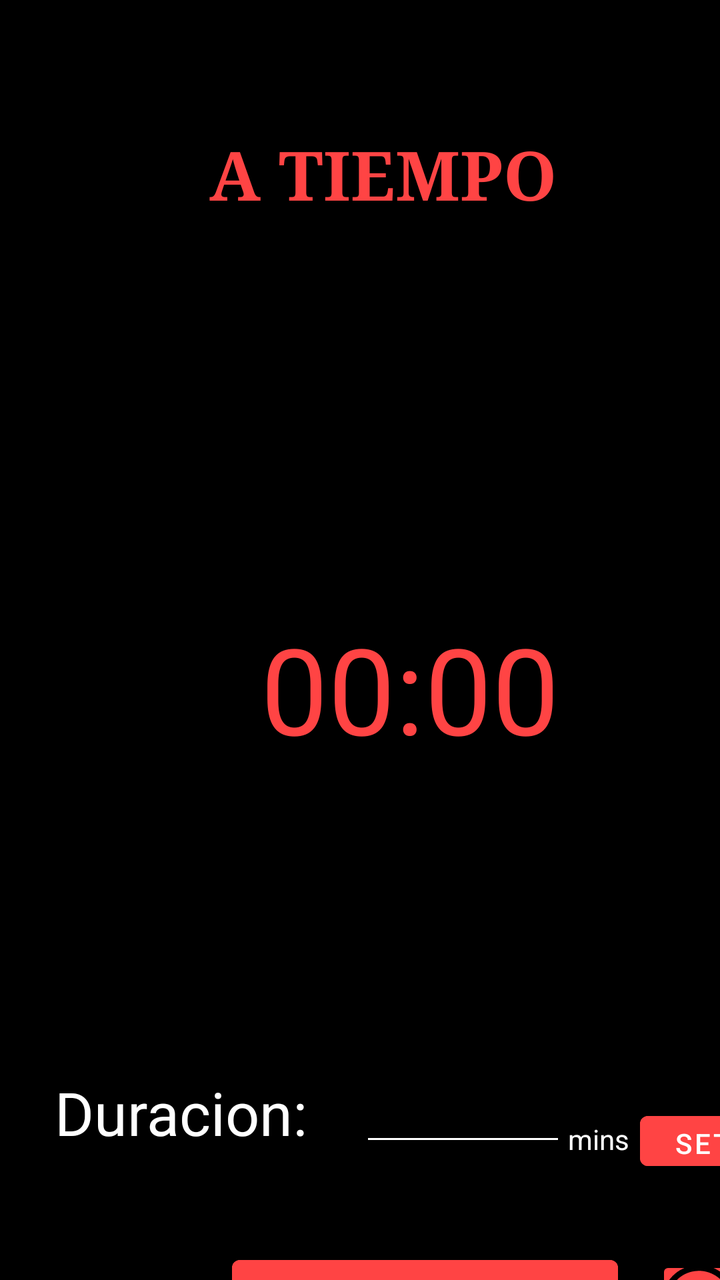
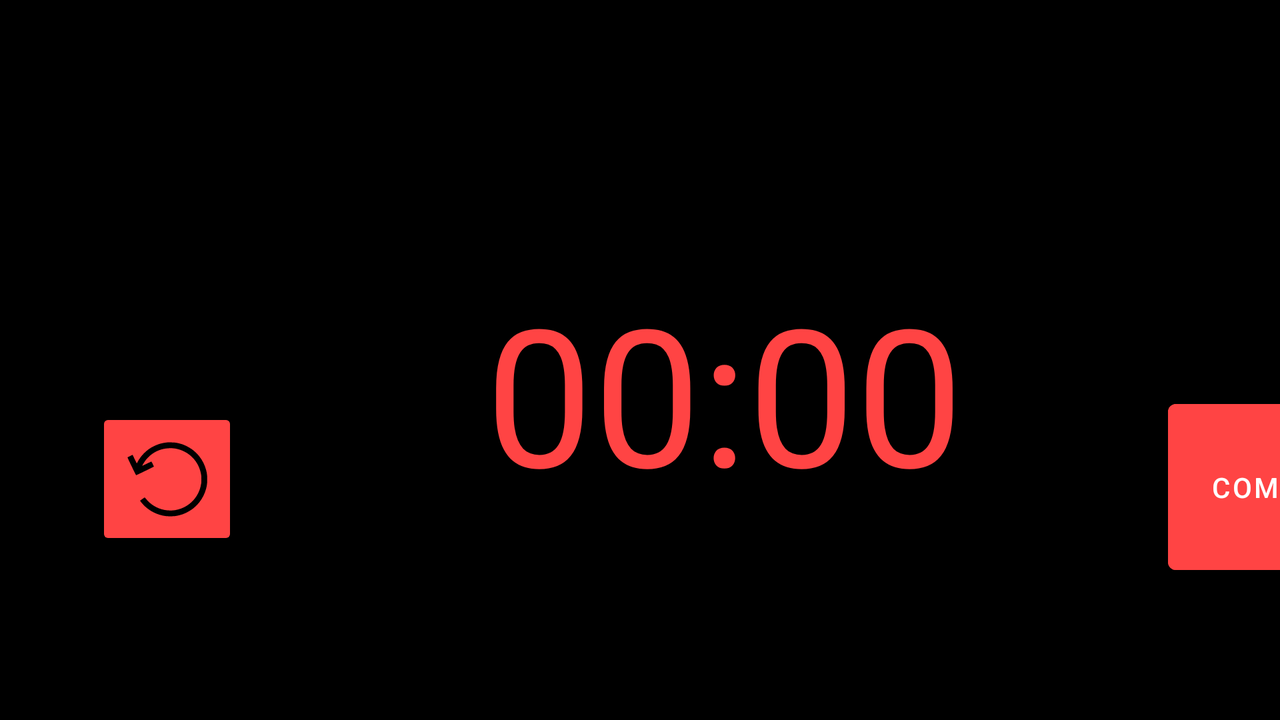

Two renders of one Android screen. The first uses the default layout on a phone; the second uses the alternative layout the repository ships for a different screen configuration, on a matching device. The two XML files are below.
<!-- AndroidManifest.xml: application theme Theme.TrainningTimer -->
<!-- res/layout/layout_fortime.xml -->
<?xml version="1.0" encoding="utf-8"?>
<androidx.constraintlayout.widget.ConstraintLayout xmlns:android="http://schemas.android.com/apk/res/android"
    xmlns:app="http://schemas.android.com/apk/res-auto"
    xmlns:tools="http://schemas.android.com/tools"
    android:layout_width="match_parent"
    android:layout_height="match_parent"
    android:background="#000000">


    <ProgressBar
        android:id="@+id/progressBar_fortime"
        style="?android:attr/progressBarStyleHorizontal"
        android:layout_width="270dp"
        android:layout_height="270dp"
        android:layout_centerInParent="true"
        android:layout_marginStart="68dp"
        android:layout_marginTop="228dp"
        android:background="@drawable/circulo_2_fortime"
        android:indeterminate="false"
        android:max="100"
        android:progress="100"
        android:progressDrawable="@drawable/circulo_1_fortime"
        android:rotation="-90"
        app:layout_constraintStart_toStartOf="parent"
        app:layout_constraintTop_toTopOf="parent" />

    <TextView
        android:id="@+id/textview_p_fortime2"
        android:layout_width="247dp"
        android:layout_height="80dp"
        android:layout_marginStart="68dp"
        android:layout_marginTop="64dp"
        android:fontFamily="serif"
        android:text="@string/textview_p_fortime"
        android:textAlignment="center"
        android:textColor="@android:color/holo_red_light"
        android:textSize="34sp"
        android:textStyle="bold"
        app:layout_constraintStart_toStartOf="parent"
        app:layout_constraintTop_toTopOf="parent" />

    <TextView
        android:id="@+id/teview_tiempo"
        android:layout_width="154dp"
        android:layout_height="78dp"
        android:layout_marginStart="128dp"
        android:layout_marginTop="304dp"
        android:text="00:00"
        android:textAlignment="center"
        android:textColor="@android:color/holo_red_light"
        android:textSize="60sp"
        app:layout_constraintStart_toStartOf="parent"
        app:layout_constraintTop_toTopOf="parent" />

    <TextView
        android:id="@+id/teView_timeCap"
        android:layout_width="149dp"
        android:layout_height="38dp"
        android:layout_marginStart="16dp"
        android:layout_marginTop="536dp"
        android:text="@string/textview2_p_amrap"
        android:textAlignment="center"
        android:textColor="#FFFFFF"
        android:textSize="30sp"
        app:layout_constraintStart_toStartOf="parent"
        app:layout_constraintTop_toTopOf="parent" />

    <EditText
        android:id="@+id/et_fortime"
        android:layout_width="103dp"
        android:layout_height="42dp"
        android:layout_marginStart="180dp"
        android:layout_marginTop="536dp"
        android:backgroundTint="#FFFFFF"
        android:ems="10"
        android:inputType="number"
        android:textColor="#FFFFFF"
        app:layout_constraintStart_toStartOf="parent"
        app:layout_constraintTop_toTopOf="parent"
        tools:ignore="SpeakableTextPresentCheck,TouchTargetSizeCheck" />

    <Button
        android:id="@+id/ft_PlayStop"
        android:layout_width="193dp"
        android:layout_height="50dp"
        android:layout_marginStart="116dp"
        android:layout_marginTop="624dp"
        android:backgroundTint="@android:color/holo_red_light"
        android:text="@string/button_stop_play_amrap"
        app:layout_constraintStart_toStartOf="parent"
        app:layout_constraintTop_toTopOf="parent"
        tools:ignore="SpeakableTextPresentCheck" />

    <ImageButton
        android:id="@+id/ft_restart"
        android:layout_width="40dp"
        android:layout_height="46dp"
        android:layout_marginStart="328dp"
        android:layout_marginTop="628dp"
        android:backgroundTint="@android:color/holo_red_light"
        android:src="@drawable/ic_restart"
        app:layout_constraintStart_toStartOf="parent"
        app:layout_constraintTop_toTopOf="parent"
        tools:ignore="SpeakableTextPresentCheck,TouchTargetSizeCheck" />

    <TextView
        android:id="@+id/ft_tv_mins"
        android:layout_width="45dp"
        android:layout_height="16dp"
        android:layout_marginStart="284dp"
        android:layout_marginTop="560dp"
        android:text="mins"
        android:textColor="#FFFFFF"
        app:layout_constraintStart_toStartOf="parent"
        app:layout_constraintTop_toTopOf="parent" />

    <Button
        android:id="@+id/ft_b_set"
        android:layout_width="63dp"
        android:layout_height="37dp"
        android:layout_marginStart="320dp"
        android:layout_marginTop="552dp"
        android:backgroundTint="@android:color/holo_red_light"
        android:text="SET"
        app:layout_constraintStart_toStartOf="parent"
        app:layout_constraintTop_toTopOf="parent"
        tools:ignore="TouchTargetSizeCheck" />


</androidx.constraintlayout.widget.ConstraintLayout>
<!-- resources referenced by this layout -->
<resources>
  <!-- drawable ic_restart (drawable) -->
  <vector android:height="40dp" android:viewportHeight="512"
      android:viewportWidth="512" android:width="40dp" xmlns:android="http://schemas.android.com/apk/res/android">
      <path android:fillColor="#000000"
          android:pathData="M251,20.1c-31.8,3.9 -54.7,10.6 -81.5,23.9 -25.6,12.6 -42.1,24.5 -63.1,45.5 -16.6,16.6 -32,37.7 -41.9,57.4 -2,4 -4,7 -4.4,6.5 -0.4,-0.5 -6.5,-12.9 -13.6,-27.5l-12.8,-26.7 -15.2,7.3c-8.4,4 -16,7.7 -16.9,8.2 -1.3,0.7 2.5,9.3 25.9,57.8 17.4,36.2 28,57 28.9,57 2.4,-0 113.6,-53.9 113.6,-55.1 0,-1.5 -14.9,-31.8 -15.8,-32.2 -0.5,-0.1 -13.8,6 -29.8,13.7 -15.9,7.6 -29.1,13.7 -29.3,13.5 -0.8,-0.7 13.6,-24.5 20.3,-33.4 24.5,-32.8 59.2,-57.5 98.3,-70 28.4,-9.1 65.9,-11.9 93.7,-6.9 86.8,15.4 151.9,82 165.1,169 2.2,13.8 2.2,42 0,55.8 -9.1,59.7 -42.5,110.5 -93.6,142.2 -20.5,12.7 -46,22.3 -71.4,26.8 -21,3.8 -49.5,3.2 -72.2,-1.4 -45,-9.1 -87.6,-34.9 -115.3,-69.9 -5.1,-6.5 -8.8,-10.2 -9.5,-9.8 -0.6,0.4 -7.5,5.2 -15.2,10.7l-14.1,9.9 3.1,4.5c6.6,9.2 21.9,26.1 30.9,34.1 17.9,16 34.8,27.4 55.3,37.5 22.2,10.9 45.3,18.2 70.5,22.1 16.1,2.6 51.9,2.6 68,0.1 14.5,-2.3 34.9,-7.5 47.6,-12.2 23.2,-8.5 50.9,-24.5 69.2,-39.8 9.8,-8.3 26.5,-25.2 33.7,-34.2 20.9,-26 36.8,-57.8 45,-89.9 5.4,-21.5 6.9,-34.2 6.9,-58.6 0,-24.4 -1.5,-37.1 -6.9,-58.6 -8.2,-32.1 -24.1,-63.9 -45,-89.9 -7.2,-9 -23.9,-25.9 -33.7,-34.2 -18.3,-15.3 -46,-31.3 -69.2,-39.8 -12.4,-4.6 -32.9,-9.9 -46.6,-12 -12.4,-1.9 -48,-2.8 -59,-1.4z" android:strokeColor="#00000000"/>
  </vector>
  <string name="button_stop_play_amrap">Comenzar</string>
  <string name="textview2_p_amrap">Duracion:</string>
  <string name="textview_p_fortime">A TIEMPO</string>
  <style name="Theme.TrainningTimer" parent="Theme.MaterialComponents.DayNight.DarkActionBar">
          
          <item name="colorPrimary">@color/purple_500</item>
          <item name="colorPrimaryVariant">@color/purple_700</item>
          <item name="colorOnPrimary">@color/white</item>
          
          <item name="colorSecondary">@color/teal_200</item>
          <item name="colorSecondaryVariant">@color/teal_700</item>
          <item name="colorOnSecondary">@color/black</item>
          
          <item name="android:statusBarColor" tools:targetApi="l">?attr/colorPrimaryVariant</item>
          
      </style>
</resources>
<!-- res/layout-land/layout_fortime.xml (the repository's variant of the layout above) -->
<!-- drawn on the phone turned sideways -->
<?xml version="1.0" encoding="utf-8"?>
<androidx.constraintlayout.widget.ConstraintLayout xmlns:android="http://schemas.android.com/apk/res/android"
    xmlns:app="http://schemas.android.com/apk/res-auto"
    xmlns:tools="http://schemas.android.com/tools"
    android:layout_width="match_parent"
    android:layout_height="match_parent"
    android:background="#000000">


    <ProgressBar
        android:id="@+id/progressBar_fortime"
        style="?android:attr/progressBarStyleHorizontal"
        android:layout_width="376dp"
        android:layout_height="386dp"
        android:layout_centerInParent="true"
        android:layout_marginStart="176dp"
        android:layout_marginTop="6dp"
        android:background="@drawable/circulo_2_fortime"
        android:indeterminate="false"
        android:max="100"
        android:progress="100"
        android:progressDrawable="@drawable/circulo_1_fortime"
        android:rotation="-90"
        app:layout_constraintStart_toStartOf="parent"
        app:layout_constraintTop_toTopOf="parent" />

    <TextView
        android:id="@+id/teview_tiempo"
        android:layout_width="244dp"

        android:layout_height="143dp"
        android:layout_marginStart="240dp"
        android:layout_marginTop="132dp"
        android:text="00:00"
        android:textAlignment="center"
        android:textColor="@android:color/holo_red_light"
        android:textSize="96sp"
        app:layout_constraintStart_toStartOf="parent"
        app:layout_constraintTop_toTopOf="parent" />

    <TextView
        android:id="@+id/teView_timeCap"
        android:layout_width="149dp"
        android:layout_height="38dp"
        android:layout_marginStart="16dp"
        android:layout_marginTop="536dp"
        android:text="@string/textview2_p_amrap"
        android:textAlignment="center"
        android:textColor="#FFFFFF"
        android:textSize="30sp"
        app:layout_constraintStart_toStartOf="parent"
        app:layout_constraintTop_toTopOf="parent" />

    <Button
        android:id="@+id/ft_PlayStop"
        android:layout_width="128dp"
        android:layout_height="95dp"
        android:layout_marginStart="584dp"
        android:layout_marginTop="196dp"
        android:backgroundTint="@android:color/holo_red_light"
        android:text="@string/button_stop_play_amrap"
        app:layout_constraintStart_toStartOf="parent"
        app:layout_constraintTop_toTopOf="parent"
        tools:ignore="SpeakableTextPresentCheck" />

    <ImageButton
        android:id="@+id/ft_restart"
        android:layout_width="71dp"
        android:layout_height="71dp"
        android:layout_marginStart="48dp"
        android:layout_marginTop="204dp"
        android:backgroundTint="@android:color/holo_red_light"
        android:src="@drawable/ic_restart"
        app:layout_constraintStart_toStartOf="parent"
        app:layout_constraintTop_toTopOf="parent"
        tools:ignore="SpeakableTextPresentCheck,TouchTargetSizeCheck" />
    <Button
        android:id="@+id/ft_b_set"
        android:layout_width="63dp"
        android:layout_height="37dp"
        android:layout_marginStart="320dp"
        android:layout_marginTop="552dp"
        android:backgroundTint="@android:color/holo_red_light"
        android:text="SET"
        app:layout_constraintStart_toStartOf="parent"
        app:layout_constraintTop_toTopOf="parent"
        tools:ignore="TouchTargetSizeCheck" />
    <TextView
        android:id="@+id/ft_tv_mins"
        android:layout_width="45dp"
        android:layout_height="16dp"
        android:layout_marginStart="284dp"
        android:layout_marginTop="560dp"
        android:text="mins"
        android:textColor="#FFFFFF"
        app:layout_constraintStart_toStartOf="parent"
        app:layout_constraintTop_toTopOf="parent" />
    <EditText
        android:id="@+id/et_fortime"
        android:layout_width="103dp"
        android:layout_height="42dp"
        android:layout_marginStart="180dp"
        android:layout_marginTop="536dp"
        android:backgroundTint="#FFFFFF"
        android:ems="10"
        android:inputType="number"
        android:textColor="#FFFFFF"
        app:layout_constraintStart_toStartOf="parent"
        app:layout_constraintTop_toTopOf="parent"
        tools:ignore="SpeakableTextPresentCheck,TouchTargetSizeCheck" />

</androidx.constraintlayout.widget.ConstraintLayout>
<!-- resources referenced by the variant -->
<!-- as the phone turned sideways resolves them -->
<resources>
  <!-- drawable ic_restart (drawable) -->
  <vector android:height="40dp" android:viewportHeight="512"
      android:viewportWidth="512" android:width="40dp" xmlns:android="http://schemas.android.com/apk/res/android">
      <path android:fillColor="#000000"
          android:pathData="M251,20.1c-31.8,3.9 -54.7,10.6 -81.5,23.9 -25.6,12.6 -42.1,24.5 -63.1,45.5 -16.6,16.6 -32,37.7 -41.9,57.4 -2,4 -4,7 -4.4,6.5 -0.4,-0.5 -6.5,-12.9 -13.6,-27.5l-12.8,-26.7 -15.2,7.3c-8.4,4 -16,7.7 -16.9,8.2 -1.3,0.7 2.5,9.3 25.9,57.8 17.4,36.2 28,57 28.9,57 2.4,-0 113.6,-53.9 113.6,-55.1 0,-1.5 -14.9,-31.8 -15.8,-32.2 -0.5,-0.1 -13.8,6 -29.8,13.7 -15.9,7.6 -29.1,13.7 -29.3,13.5 -0.8,-0.7 13.6,-24.5 20.3,-33.4 24.5,-32.8 59.2,-57.5 98.3,-70 28.4,-9.1 65.9,-11.9 93.7,-6.9 86.8,15.4 151.9,82 165.1,169 2.2,13.8 2.2,42 0,55.8 -9.1,59.7 -42.5,110.5 -93.6,142.2 -20.5,12.7 -46,22.3 -71.4,26.8 -21,3.8 -49.5,3.2 -72.2,-1.4 -45,-9.1 -87.6,-34.9 -115.3,-69.9 -5.1,-6.5 -8.8,-10.2 -9.5,-9.8 -0.6,0.4 -7.5,5.2 -15.2,10.7l-14.1,9.9 3.1,4.5c6.6,9.2 21.9,26.1 30.9,34.1 17.9,16 34.8,27.4 55.3,37.5 22.2,10.9 45.3,18.2 70.5,22.1 16.1,2.6 51.9,2.6 68,0.1 14.5,-2.3 34.9,-7.5 47.6,-12.2 23.2,-8.5 50.9,-24.5 69.2,-39.8 9.8,-8.3 26.5,-25.2 33.7,-34.2 20.9,-26 36.8,-57.8 45,-89.9 5.4,-21.5 6.9,-34.2 6.9,-58.6 0,-24.4 -1.5,-37.1 -6.9,-58.6 -8.2,-32.1 -24.1,-63.9 -45,-89.9 -7.2,-9 -23.9,-25.9 -33.7,-34.2 -18.3,-15.3 -46,-31.3 -69.2,-39.8 -12.4,-4.6 -32.9,-9.9 -46.6,-12 -12.4,-1.9 -48,-2.8 -59,-1.4z" android:strokeColor="#00000000"/>
  </vector>
  <string name="button_stop_play_amrap">Comenzar</string>
  <string name="textview2_p_amrap">Duracion:</string>
  <style name="Theme.TrainningTimer" parent="Theme.MaterialComponents.DayNight.DarkActionBar">
          
          <item name="colorPrimary">@color/purple_500</item>
          <item name="colorPrimaryVariant">@color/purple_700</item>
          <item name="colorOnPrimary">@color/white</item>
          
          <item name="colorSecondary">@color/teal_200</item>
          <item name="colorSecondaryVariant">@color/teal_700</item>
          <item name="colorOnSecondary">@color/black</item>
          
          <item name="android:statusBarColor" tools:targetApi="l">?attr/colorPrimaryVariant</item>
          
      </style>
</resources>
